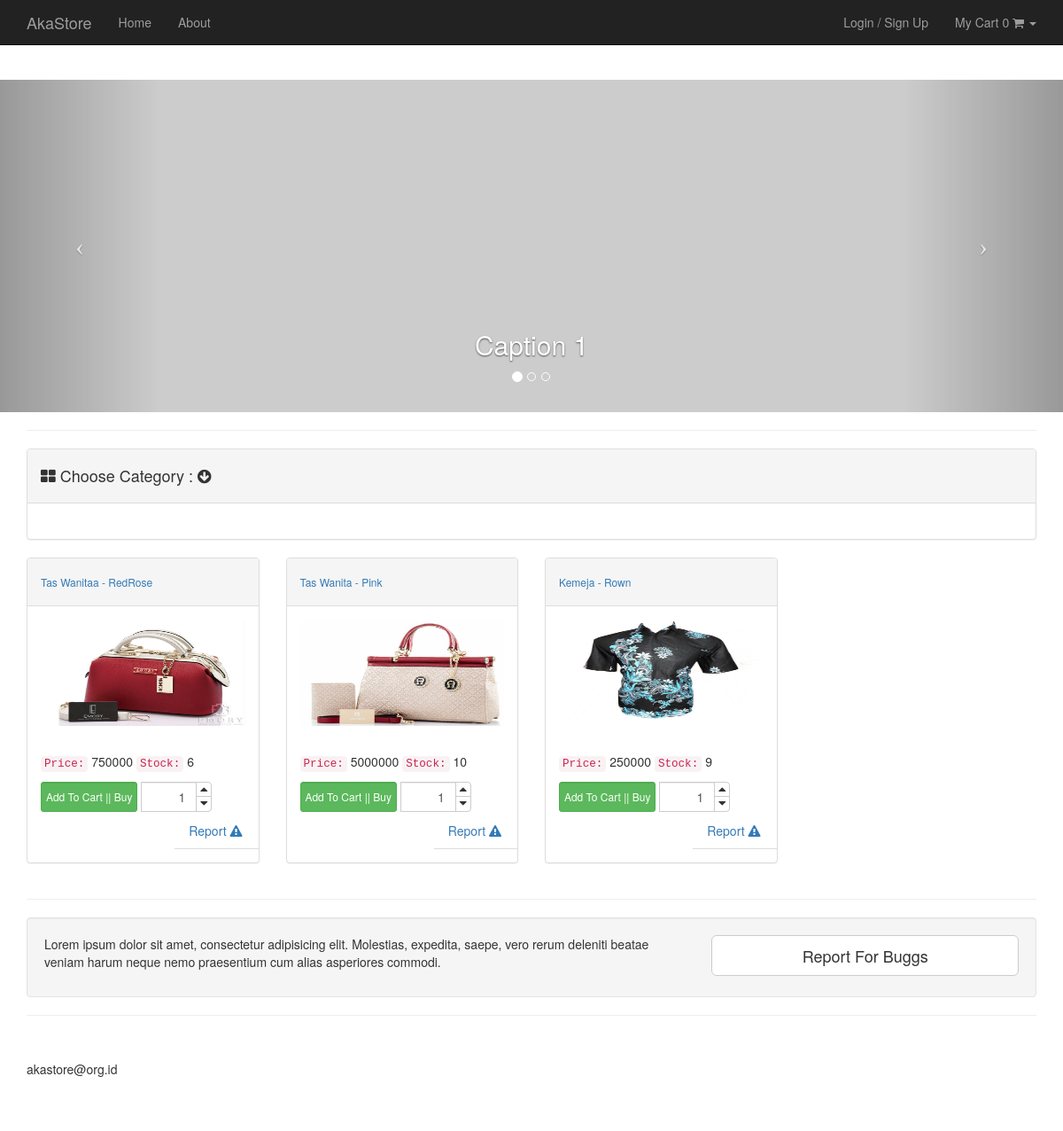
The app's page /, older data.
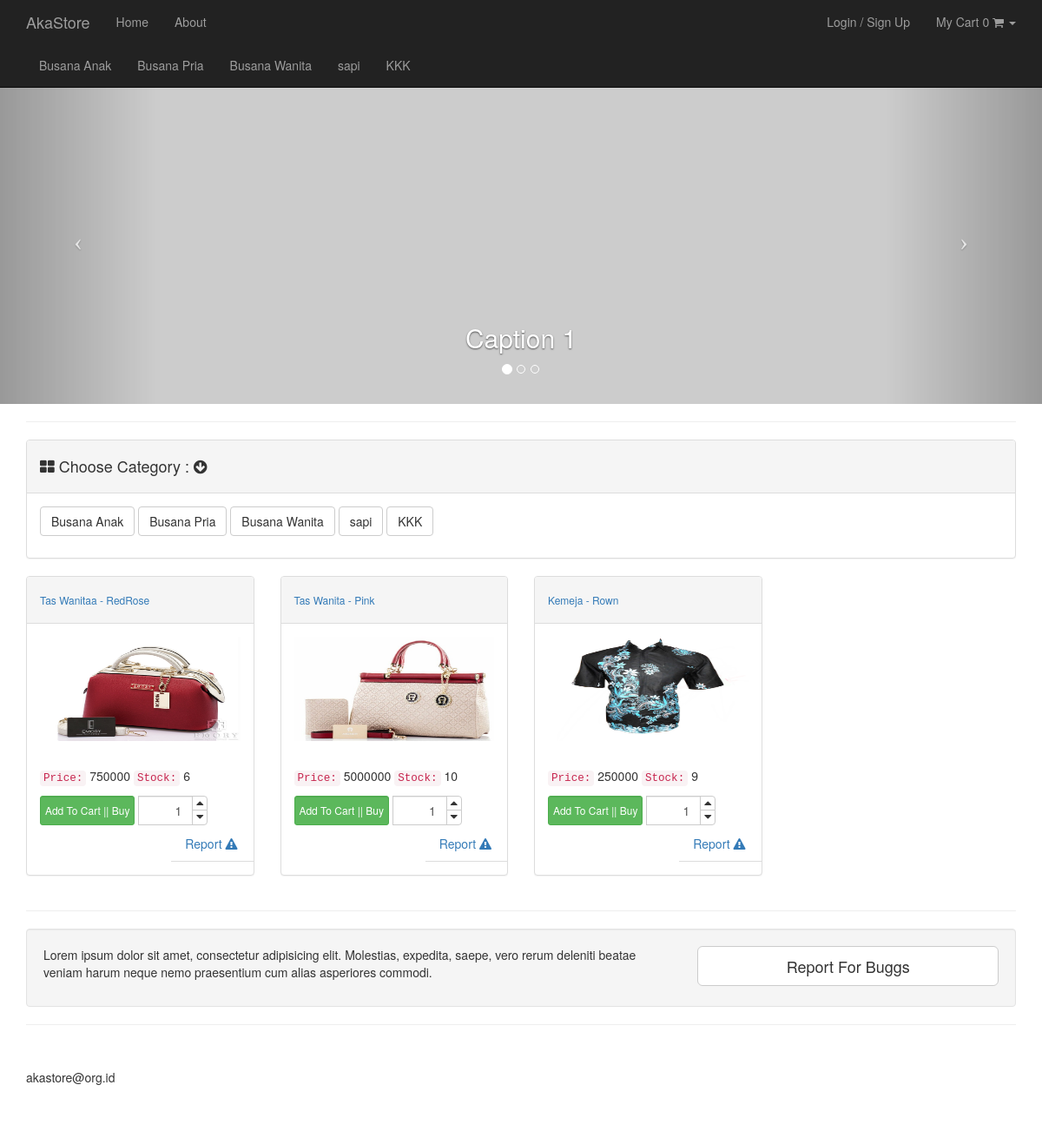
The same page, newer data.
### tables this page shows
CREATE TABLE IF NOT EXISTS `all_settings` (
`all_id` int(3) NOT NULL,
  `all_name_settings` varchar(60) NOT NULL,
  `all_value_settings` varchar(60) NOT NULL
);

CREATE TABLE IF NOT EXISTS `products` (
`pro_id` int(16) NOT NULL,
  `id_category` int(11) NOT NULL,
  `pro_name` varchar(50) NOT NULL,
  `pro_title` varchar(20) NOT NULL,
  `pro_description` text NOT NULL,
  `pro_price` int(9) NOT NULL,
  `pro_stock` int(3) NOT NULL,
  `pro_image` text NOT NULL
);

CREATE TABLE IF NOT EXISTS `category` (
`id_category` int(11) NOT NULL,
  `category_name` varchar(250) NOT NULL
);

### application/controllers/home.php (called while the page is built, shortened)
<?php
class Home extends CI_Controller {
	public function __construct ()
	{
		$this->load->model('model_products');
		$this->load->model('model_settings');
	}
	public function index()
	{
		$data['get_sitename'] = $this->model_settings->sitename_settings();
		$data['get_footer'] = $this->model_settings->footer_settings();
		$data['products'] = $this->model_products->all_products();
		$data['starts'] 		= $this->model_products->category();
		$this->load->view('home',$data);
	}
}

### index.php (called while the page is built, shortened)
<?php
require_once BASEPATH.'core/CodeIgniter.php';

### application/models/model_settings.php (called while the page is built, shortened)
<?php
class Model_settings extends CI_Model {
		public function sitename_settings()
		{
			$query = $this->db->query('SELECT  * FROM all_settings WHERE all_name_settings = "site_name"');
			return $query->result();
		}
		public function footer_settings()
		{
			$query = $this->db->query('SELECT  * FROM all_settings WHERE all_name_settings = "footer"');
			return $query->result();
		}
}

### application/models/model_products.php (called while the page is built, shortened)
<?php
class Model_products extends CI_Model {
		public function all_products()
		{
			$this->db->select('a.*,b.category_name');
			$this->db->join('category b','b.id_category = a.id_category','left');
			$show = $this->db->get('products a');
			if($show->num_rows() > 0 ) {
					return $show->result();
			} else {
					 return array();
			}
		}
	public function category(){
		return $this->db->get('category')->result_array();
	}
}

### application/views/home.php (the view, shortened to what this page needs)
<!DOCTYPE html>
<html lang="en">
<head>
    <link href="<?php echo base_url('/assets/css/bootstrap.min.css');?>" rel="stylesheet">
    <link href="<?php echo base_url('/assets/css/modern-business.css');?>" rel="stylesheet">
    <link href="<?php echo base_url('/assets/font-awesome/css/font-awesome.min.css');?>" rel="stylesheet" type="text/css">
</head>
<body>
    <?php $this->load->view('layout/navigation')?>
    <header id="myCarousel" class="carousel slide">
        <ol class="carousel-indicators">
            <li data-target="#myCarousel" data-slide-to="0" class="active"></li>
            <li data-target="#myCarousel" data-slide-to="1"></li>
            <li data-target="#myCarousel" data-slide-to="2"></li>
        </ol>
        <div class="carousel-inner">
            <div class="item active">
                <div class="fill" style="background-image:url('http://placehold.it/1900x1080&text=Slide One');"></div>
                <div class="carousel-caption">
                    <h2>Caption 1</h2>
                </div>
            </div>
        </div>
        <a class="left carousel-control" href="#myCarousel" data-slide="prev">
            <span class="icon-prev"></span>
        </a>
        <a class="right carousel-control" href="#myCarousel" data-slide="next">
            <span class="icon-next"></span>
        </a>
    </header>
    <div class="container">
        <?php $this->load->view('layout/product_menu')?>
        <div class="row">
			<?php foreach ($products as $product ) : ?>
             <div class="col-md-3">
                <div class="panel panel-default">
                    <div class="panel-heading">
							<a href="<?=base_url('product/detail/'.$product->pro_id);?>"><h6><?=  $product->pro_name  ?> - <?=  $product->pro_title  ?></h6></a>
                    </div>
                    <div class="panel-body" width="100px">
						<a href="">
							<?php
								$product_id = $product->pro_id;
								$product_image =['src'	=>'assets/uploads/'.$product->pro_image,
								'class'=>'img-responsive img-portfolio img-hover',
								'id'=>'g'
								];
								echo "<a href='".base_url('product/detail/'.$product_id.'')."'>".img($product_image).'</a>';
							?>
						</a>
                       <p><code>Price:</code> <?=  $product->pro_price  ?>  <code> Stock:</code> <?=  $product->pro_stock  ?> </p>
					   <?php  if($this->session->userdata('group')	!=	'1'  and $this->session->userdata('group')	!=	'2' ): ?>
						<div class="form-inline">
							<div class="form-group">
							<button id="<?=$product->pro_id;?>" class="btn btn-cart btn-success form-control btn-xs">Add To Cart || Buy</button>
							</div>
							<div class="form-group">
							<div class="input-group spinner">
								<input type="text" class="form-control" id="qty_<?=$product->pro_id;?>" value="1">
								<div class="input-group-btn-vertical">
								  <button class="btn btn-default btn-caret-up" id="<?=$product->pro_id;?>" type="button"><i class="fa fa-caret-up"></i></button>
								  <button class="btn btn-default btn-caret-down" id="<?=$product->pro_id;?>" type="button"><i class="fa fa-caret-down"></i></button>
								</div>
							</div>
							</div>
						</div>
                        <ul class="nav nav-tabs navbar-right">
						<li class="dropdown">
							<a class="dropdown-toggle" data-toggle="dropdown">Report <i class="fa fa-exclamation-triangle"></i></a>
						</li>
						</ul>
						<?php endif;?>
                    </div>
                </div>
            </div>
			<?php endforeach; ?>
        </div>
        <hr>
        <div class="well">
            <div class="row">
                <div class="col-md-8">
                    <p>Lorem ipsum dolor sit amet, consectetur adipisicing elit. Molestias, expedita, saepe, vero rerum deleniti beatae veniam harum neque nemo praesentium cum alias asperiores commodi.</p>
                </div>
                <div class="col-md-4">
                    <a class="btn btn-lg btn-default btn-block" href="#">Report For Buggs</a>
                </div>
            </div>
        </div>
        <hr>
        <?php $this->load->view('layout/footer')?>
    </div>
</body>
</html>

### application/views/layout/navigation.php (shortened to what this page needs)
<nav class="navbar navbar-inverse navbar-fixed-top" role="navigation">
			<div class="container">
				<div class="navbar-header">
					<a class="navbar-brand" href="<?php echo base_url(); ?>"><?php foreach($get_sitename as $sitename):?><?=  $sitename->all_value_settings;?><?php endforeach;?></a>
				</div>
				<div class="collapse navbar-collapse" id="bs-example-navbar-collapse-1">
					<ul class="nav navbar-nav navbar-left">
						<li>
							<a href="<?php echo base_url(); ?>">Home</a>
						</li>
						<li>
							<a href="">About</a>
						</li>
					</ul>
					<ul class="nav navbar-nav navbar-right">
						<?php if ($this->session->userdata('username')): ?>
						<li>
							<?php echo ('<a>'.'You Are : '.$this->session->userdata('username').'</a>'); ?>
						</li>
						<li>
							<?php echo anchor('logout','Logout');?>
							<?php else:?>
						<li>
							<?php echo anchor('login','Login / Sign Up');?>
							<?php endif;?>
						</li>
						<?php  if($this->session->userdata('group')	!=	'1'  and $this->session->userdata('group')	!=	'2' ): ?>
						<li class="dropdown">
							<a href="#" class="dropdown-toggle" data-toggle="dropdown"> My Cart <?= $this->cart->total_items(); ?> <i class="fa fa-shopping-cart"> </i> <b class="caret"> </b></a>
						</li>
						<?php endif;?>
					</ul>
				</div>
				<div class="collapse navbar-collapse" id="bs-example-navbar-collapse-1">
					<ul class="nav navbar-nav navbar-left">
						<?php
						$CI =& get_instance();
						$data = $CI->db->query("SELECT *,COALESCE((SELECT id_subcategory FROM subcategory sc WHERE sc.id_category=c.id_category GROUP BY sc.id_category),0)ok FROM category c")->result_array();
						foreach($data as $row){
							if($row['ok']==0){
							?>
								<li class="dropdown">
									<a class="dropdown-toggle" data-toggle="dropdown" href="#"><?=$row['category_name'];?>
									</a>
								</li>
							<?php
							}
						}
						?>
					</ul>
				</div>
			</div>
		</nav>
		<br/><br/>

### application/views/layout/product_menu.php
<div class="row">
          <div class="col-lg-12">
           <hr>
          </div>
          <div class="col-md-12">
              <div class="panel panel-default">
                  <div class="panel-heading">
                      <h4><i class="fa fa-th-large"></i> Choose Category : <i class="fa fa-arrow-circle-down"></i> </h4>
                  </div>
                  <div class="panel-body">
                      <p>
					<?php foreach ($starts as $start ) :?>
						<?=  anchor('home/showme/'.$start['id_category'],$start['category_name'],['class'=>'btn btn-default']) ?>
                          <?php endforeach; ?>
                      </p>
                  </div>
              </div>
          </div>
      </div>

### application/views/layout/footer.php
<footer>
          <div class="row">
              <div class="col-lg-12">
                  <p><?php foreach($get_footer as $footer):?><?=  $footer->all_value_settings;?><?php endforeach;?></p>
              </div>
          </div>
      </footer>

### assets/css/modern-business.css (style rules this page uses)
html, body { height: 100%; }
body { padding-top: 50px; }
.img-portfolio { margin-bottom: 30px; }
header.carousel { height: 50%; }
header.carousel .item, header.carousel .item.active, header.carousel .carousel-inner { height: 100%; }
header.carousel .fill { width: 100%; height: 100%; background-position: center; background-size: cover; }
footer { margin: 50px 0; }

### application/views/home.php (style rules this page uses)
.spinner { width: 80px; }
.spinner input { text-align: right; }
.input-group-btn-vertical { position: relative; white-space: nowrap; width: 1%; vertical-align: middle; display: table-cell; }
.input-group-btn-vertical > .btn { display: block; float: none; width: 100%; max-width: 100%; padding: 8px; margin-left: -1px; position: relative; border-radius: 0; }
.input-group-btn-vertical > .btn:first-child { border-top-right-radius: 4px; }
.input-group-btn-vertical > .btn:last-child { margin-top: -2px; border-bottom-right-radius: 4px; }
.input-group-btn-vertical i { position: absolute; top: 0; left: 4px; }
#g { width:500%;height: 120px; }

Row changes from the older to the newer data that the page shows:
added category: category_name "Busana Anak", id_category+category_name "Busana Anak"
added category: category_name "Busana Pria", id_category+category_name "Busana Pria"
added category: category_name "Busana Wanita", id_category+category_name "Busana Wanita"
added category: category_name "sapi", id_category+category_name "sapi"
added category: category_name "KKK", id_category+category_name "KKK"
